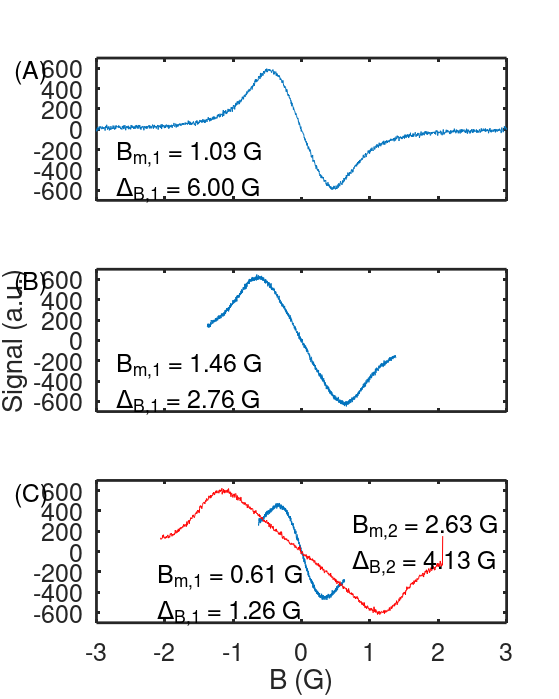

This figure's MATLAB source: (Note: this script raises an error after producing the figure.)
function figure_7

%% Display parameters for the plots
font_size = 18;
linewidth = 2;

% So they all have the same scales
B_min = -3;   %
B_max =  3;   % field values, in Gauss
Y_min = -700; %
Y_max =  700; % signal amplitudes, in arbitrary units

%% New figure window, a little bigger than usual
handle = figure();
set(handle, 'Position', [100 100 560 700], 'Paperpositionmode', 'auto');

%% Single-scan, traditional

% Read in scan data
spectra = csvread('data/s_2_traditional.csv');
spectrum = spectra(:, 8);

% Parameters
Delta_B = 6.00; % sweep width, in Gauss
M       = 2048; % samples per scan

% Field values
B = linspace(-Delta_B/2, Delta_B/2, M);

handle_1 = subplot(3, 1, 1);
plot(B, spectrum);

set(gca(), 'Fontsize', font_size);
set(gca(), 'Linewidth', linewidth);

xlim([B_min B_max]);
ylim([Y_min Y_max]);
set(gca(), 'Xticklabel', {});

text(B_min*0.9, Y_min*0.6, ...
	{'B_m_,_1 = 1.03 G' '\Delta_B_,_1 = 6.00 G'}, 'Fontsize', font_size);

text(B_min*1.4, Y_max*0.8, '(A)', 'Fontsize', font_size);

%% Single-scan, optimized

% Read in scan data
spectra = csvread('data/s_2_single_scan.csv');
spectrum = spectra(:, 8);

% Parameters
Delta_B = 2.76; % sweep width, in Gauss
M       = 2048; % samples per scan

% Field values
B = linspace(-Delta_B/2, Delta_B/2, M);

handle_2 = subplot(3, 1, 2);
plot(B, spectrum);

set(gca(), 'Fontsize', font_size);
set(gca(), 'Linewidth', linewidth);

ylabel('Signal (a.u.)');

xlim([B_min B_max]);
ylim([Y_min Y_max]);
set(gca(), 'XtickLabel', {});

text(B_min*0.9, Y_min*0.6, ...
	{'B_m_,_1 = 1.46 G' '\Delta_B_,_1 = 2.76 G'}, 'Fontsize', font_size);

text(B_min*1.4, Y_max*0.8, '(B)', 'Fontsize', font_size);

%% Dual-scan, optimized

% Read in scan data
spectra = csvread('data/s_2_dual_scan.csv');
spectrum_1 = spectra(:, 7);
spectrum_2 = spectra(:, 8);

% Parameters
Delta_B = [1.26 4.13]; % sweep widths, in Gauss
M       = 1024;        % samples per scan

% Field values
B_1 = linspace(-Delta_B(1)/2, Delta_B(1)/2, M);
B_2 = linspace(-Delta_B(2)/2, Delta_B(2)/2, M);

handle_3 = subplot(3, 1, 3);
plot(B_1, spectrum_1);
hold('on');
plot(B_2, spectrum_2, 'r');

set(gca(), 'Fontsize', font_size);
set(gca(), 'Linewidth', linewidth);

xlim([B_min B_max]);
ylim([Y_min Y_max]);

xlabel('B (G)');

text(B_min*0.7, Y_min*0.6, ...
	{'B_m_,_1 = 0.61 G' '\Delta_B_,_1 = 1.26 G'}, 'Fontsize', font_size);
text(B_max*0.25, Y_max*0.1, ...
	{'B_m_,_2 = 2.63 G' '\Delta_B_,_2 = 4.13 G'}, 'Fontsize', font_size);

text(B_min*1.4, Y_max*0.8, '(C)', 'Fontsize', font_size);

%% Remove empty space between the three plots

% Round 1
pos_1 = get(handle_1, 'pos');
pos_2 = get(handle_2, 'pos');
gap_1 = pos_1(2) - pos_2(4) - pos_2(2);
pos_1(2) = pos_1(2) - gap_1/2;
pos_1(4) = pos_1(4) + gap_1/2;
pos_2(4) = pos_2(4) + gap_1/2;
set(handle_1, 'pos', pos_1);
set(handle_2, 'pos', pos_2);

% Round 2
pos_2 = get(handle_2, 'pos');
pos_3 = get(handle_3, 'pos');
gap_2 = pos_2(2) - pos_3(4) - pos_3(2);
pos_2(2) = pos_2(2) - gap_2/2;
pos_2(4) = pos_2(4) + gap_2/2;
pos_3(4) = pos_3(4) + gap_2/2;
set(handle_2, 'pos', pos_2);
set(handle_3, 'pos', pos_3);

%% Save figure as an EPS file
print('-depsc2', [mfilename() '.eps']);

end
